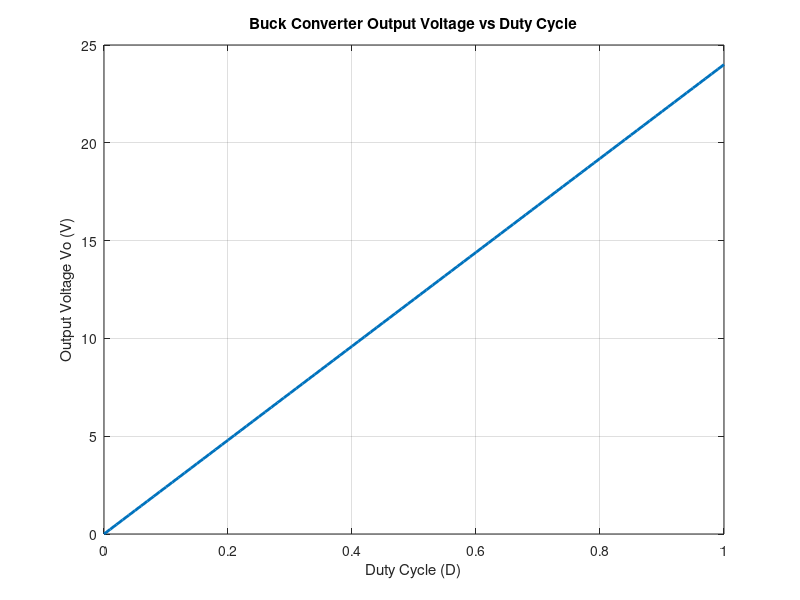

Source code (MATLAB):
% Buck Converter Simulation (Without Simulink)

clear; clc; close all;

Vin = 24;                    % Input voltage (V)
D = 0:0.01:1;                % Duty cycle range
Vo = D .* Vin;               % Output voltage equation

% Plot output voltage vs duty cycle
figure;
plot(D, Vo, 'LineWidth', 2);
grid on;
xlabel('Duty Cycle (D)');
ylabel('Output Voltage Vo (V)');
title('Buck Converter Output Voltage vs Duty Cycle');
